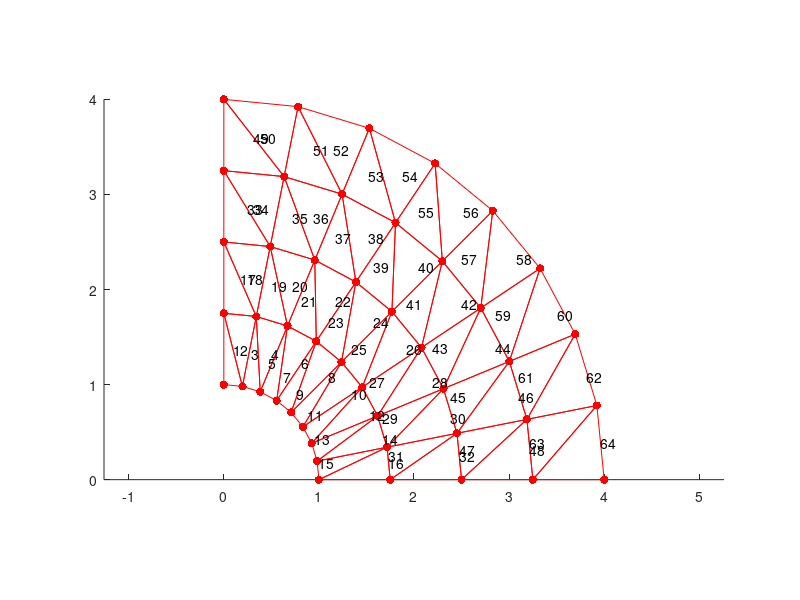

This chart was generated by the following MATLAB code:
%%%%%%%%%%%%%%%%%%%%%%%%%%%%%%%%%%%%%%%%%%%%%%%%%%%%%% User input Start

NR_tol = 1e-10;%1e-11;
max_iter = 100;%20
n_steps = 1;
eltype = 'T3';
plot = true;

nummat = 1;
material = 6; % PlaneStrain
props = {...
    'E', 2.998
    'v', 0.499};

nodes=[...
   0.00000000000000	1.00000000000000
   0.19509032201613	0.98078528040323
   0.38268343236509	0.92387953251129
   0.55557023301960	0.83146961230255
   0.70710678118655	0.70710678118655
   0.83146961230255	0.55557023301960
   0.92387953251129	0.38268343236509
   0.98078528040323	0.19509032201613
   1.00000000000000	0.00000000000000
   0.00000000000000	1.75000000000000
   0.34140806352823	1.71637424070565
   0.66969600663891	1.61678918189475
   0.97224790778430	1.45507182152945
   1.23743686707646	1.23743686707646
   1.45507182152945	0.97224790778430
   1.61678918189475	0.66969600663891
   1.71637424070565	0.34140806352822
   1.75000000000000	0.00000000000000
   0.00000000000000	2.50000000000000
   0.48772580504032	2.45196320100808
   0.95670858091273	2.30969883127822
   1.38892558254901	2.07867403075636
   1.76776695296637	1.76776695296637
   2.07867403075636	1.38892558254901
   2.30969883127822	0.95670858091272
   2.45196320100808	0.48772580504032
   2.50000000000000	0.00000000000000
   0.00000000000000	3.25000000000000
   0.63404354655242	3.18755216131050
   1.24372115518654	3.00260848066168
   1.80560325731371	2.70227623998327
   2.29809703885628	2.29809703885628
   2.70227623998327	1.80560325731371
   3.00260848066168	1.24372115518654
   3.18755216131050	0.63404354655242
   3.25000000000000	0.00000000000000
   0.00000000000000	4.00000000000000
   0.78036128806451	3.92314112161292
   1.53073372946036	3.69551813004515
   2.22228093207841	3.32587844921018
   2.82842712474619	2.82842712474619
   3.32587844921018	2.22228093207841
   3.69551813004515	1.53073372946036
   3.92314112161292	0.78036128806451
   4.00000000000000	0.00000000000000
   ];

elements=[...
    1    2	10 1
    11   10	2	1
    2 	3	11	1
    12 	11	3  1
    3    4  12 1
    13   12 4  1
    4    5  13 1
    14   13 5  1
    5    6  14 1
    15   14 6  1
    6    7  15 1
    16   15 7  1
    7    8  16 1
    17   16 8  1
    8    9  17 1
    18   17 9  1
    10   11 19 1
    20   19 11 1  
    11   12 20 1
    21   20 12 1
    12   13 21 1
    22   21 13 1
    13   14 22 1
    23   22 14 1
    14   15 23 1
    24   23 15 1
    15   16 24 1
    25   24 16 1
    16   17 25 1
    26   25 17 1
    17   18 26 1
    27   26 18 1
    19   20 28 1
    29   28 20 1
    20   21 29 1
    30   29 21 1
    21   22 30 1
    31   30 22 1
    22   23 31 1
    32   31 23 1
    23   24 32 1
    33   32 24 1
    24   25 33 1
    34   33 25 1
    25   26 34 1
    35   34 26 1
    26   27 35 1
    36   35 27 1     
    28   29 37 1
    38   37 29 1
    29   30 38 1
    39   38 30 1
    30   31 39 1
    40   39 31 1
    31   32 40 1
    41   40 32 1
    32   33 41 1
    42   41 33 1
    33   34 42 1
    43   42 34 1
    34   35 43 1
    44   43 35 1
    35   36 44 1
    45   44 36 1];

ndof  =  3;
nen   =  3;
ngp   =  1;
numnp = 45;
numel = 64;
ndm   =  2;
numeq = ndm*numnp+numel;
BC=[...
    1    1  0.0 1
    10   1  0.0 2
    19   1  0.0 3
    28   1  0.0 4
    37   1  0.0 5
    9    2  0.0 6
    18   2  0.0 7
    27   2  0.0 8
    36   2  0.0 9
    45   2  0.0 10];

FORCE=[...
   1 1 0.000000000000000 1
   2 1 0.038244390945609 2
   3 1 0.075019071405904 3
   4 1 0.108910811017629 4
   5 1 0.138617169239834 5
   6 1 0.162996547385556 6
   7 1 0.181112059624768 7
   8 1 0.192267536981413 8
   9 1 0.098017140358370 9
   1 2 0.098017140329561 10
   2 2 0.192267536953158 11
   3 2 0.181112059624768 12
   4 2 0.162996547385556 13
   5 2 0.138617169239834 14
   6 2 0.108910811017629 15
   7 2 0.075019071405904 16
   8 2 0.038244390951229 17
   9 2 0.000000000000000 18];
if plot
    figure('Position',[100,50,1200,700]);
    patch(...
        reshape(nodes(elements(:,1:nen)',1),nen,numel),...
        reshape(nodes(elements(:,1:nen)',2),nen,numel),'r',...
        'FaceColor','none','EdgeColor','r', 'Marker', 'o', 'MarkerFaceColor', 'r');
    axis equal
    hold on
    
    
    for i=1:numel
        text(mean([nodes(elements(i,1),1),nodes(elements(i,2),1)]),...
            mean([nodes(elements(i,2),2),nodes(elements(i,3),2)]),num2str(i));
    end
end
%%%%%%%%%%%%%%%%%%%%%%%%%%%%%%%%%%%%%%%%%%%%%%%%%%%%%%%% User input End

%     options for props (substitute what's inside < > with a numeric value):
%     material 1:
%     props = {'E',<young's modulus>
%              'v',<poisson's ratio>}

%     material 2:
%     props = {'E',<young's modulus>
%              'v',<poisson's ratio>}

%     material 3:
%     props = {'mu'     ,  <mu's value>
%              'lambda' ,  <lambda's value>};
